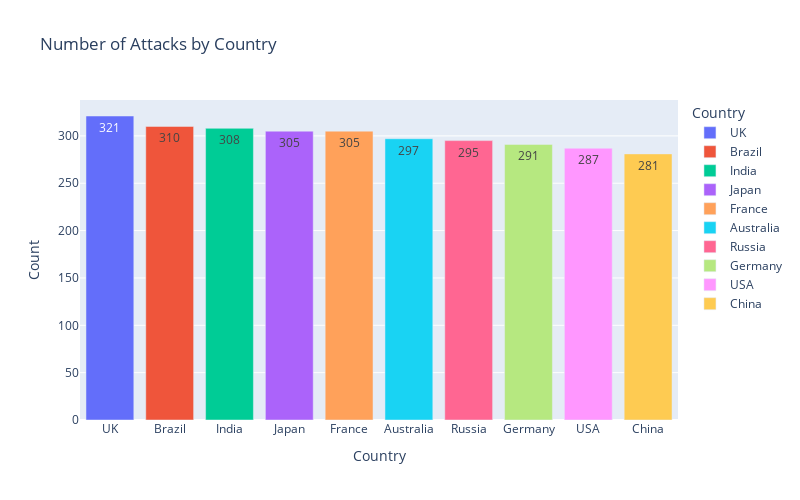

The cell this chart's notebook holds for it:
### Markdown cell above
## **Count of Attacks by Country**

### Code cell
country_counts = df['Country'].value_counts().reset_index()
country_counts.columns = ['Country', 'Count']

fig = px.bar(
    country_counts, 
    x='Country',
    y='Count',
    title='Number of Attacks by Country', 
    color='Country',
    width=800, 
    height=500,
    text_auto=True
)

fig.show()

### Figure 1 — Plotly figure (JSON) as saved in the notebook; plotly's stock layout.template omitted (floating-point values rounded to 4 significant figures)
{"data": [{"hovertemplate": "Country=%{x}<br>Count=%{y}<extra></extra>", "legendgroup": "UK", "marker": {"color": "#636efa", "pattern": {"shape": ""}}, "name": "UK", "orientation": "v", "showlegend": true, "textposition": "auto", "texttemplate": "%{y}", "type": "bar", "x": ["UK"], "xaxis": "x", "y": [321], "yaxis": "y"}, {"hovertemplate": "Country=%{x}<br>Count=%{y}<extra></extra>", "legendgroup": "Brazil", "marker": {"color": "#EF553B", "pattern": {"shape": ""}}, "name": "Brazil", "orientation": "v", "showlegend": true, "textposition": "auto", "texttemplate": "%{y}", "type": "bar", "x": ["Brazil"], "xaxis": "x", "y": [310], "yaxis": "y"}, {"hovertemplate": "Country=%{x}<br>Count=%{y}<extra></extra>", "legendgroup": "India", "marker": {"color": "#00cc96", "pattern": {"shape": ""}}, "name": "India", "orientation": "v", "showlegend": true, "textposition": "auto", "texttemplate": "%{y}", "type": "bar", "x": ["India"], "xaxis": "x", "y": [308], "yaxis": "y"}, {"hovertemplate": "Country=%{x}<br>Count=%{y}<extra></extra>", "legendgroup": "Japan", "marker": {"color": "#ab63fa", "pattern": {"shape": ""}}, "name": "Japan", "orientation": "v", "showlegend": true, "textposition": "auto", "texttemplate": "%{y}", "type": "bar", "x": ["Japan"], "xaxis": "x", "y": [305], "yaxis": "y"}, {"hovertemplate": "Country=%{x}<br>Count=%{y}<extra></extra>", "legendgroup": "France", "marker": {"color": "#FFA15A", "pattern": {"shape": ""}}, "name": "France", "orientation": "v", "showlegend": true, "textposition": "auto", "texttemplate": "%{y}", "type": "bar", "x": ["France"], "xaxis": "x", "y": [305], "yaxis": "y"}, {"hovertemplate": "Country=%{x}<br>Count=%{y}<extra></extra>", "legendgroup": "Australia", "marker": {"color": "#19d3f3", "pattern": {"shape": ""}}, "name": "Australia", "orientation": "v", "showlegend": true, "textposition": "auto", "texttemplate": "%{y}", "type": "bar", "x": ["Australia"], "xaxis": "x", "y": [297], "yaxis": "y"}, {"hovertemplate": "Country=%{x}<br>Count=%{y}<extra></extra>", "legendgroup": "Russia", "marker": {"color": "#FF6692", "pattern": {"shape": ""}}, "name": "Russia", "orientation": "v", "showlegend": true, "textposition": "auto", "texttemplate": "%{y}", "type": "bar", "x": ["Russia"], "xaxis": "x", "y": [295], "yaxis": "y"}, {"hovertemplate": "Country=%{x}<br>Count=%{y}<extra></extra>", "legendgroup": "Germany", "marker": {"color": "#B6E880", "pattern": {"shape": ""}}, "name": "Germany", "orientation": "v", "showlegend": true, "textposition": "auto", "texttemplate": "%{y}", "type": "bar", "x": ["Germany"], "xaxis": "x", "y": [291], "yaxis": "y"}, {"hovertemplate": "Country=%{x}<br>Count=%{y}<extra></extra>", "legendgroup": "USA", "marker": {"color": "#FF97FF", "pattern": {"shape": ""}}, "name": "USA", "orientation": "v", "showlegend": true, "textposition": "auto", "texttemplate": "%{y}", "type": "bar", "x": ["USA"], "xaxis": "x", "y": [287], "yaxis": "y"}, {"hovertemplate": "Country=%{x}<br>Count=%{y}<extra></extra>", "legendgroup": "China", "marker": {"color": "#FECB52", "pattern": {"shape": ""}}, "name": "China", "orientation": "v", "showlegend": true, "textposition": "auto", "texttemplate": "%{y}", "type": "bar", "x": ["China"], "xaxis": "x", "y": [281], "yaxis": "y"}], "layout": {"barmode": "relative", "height": 500, "legend": {"title": {"text": "Country"}, "tracegroupgap": 0}, "title": {"text": "Number of Attacks by Country"}, "width": 800, "xaxis": {"anchor": "y", "categoryarray": ["UK", "Brazil", "India", "Japan", "France", "Australia", "Russia", "Germany", "USA", "China"], "categoryorder": "array", "domain": [0, 1], "title": {"text": "Country"}}, "yaxis": {"anchor": "x", "domain": [0, 1], "title": {"text": "Count"}}}}
